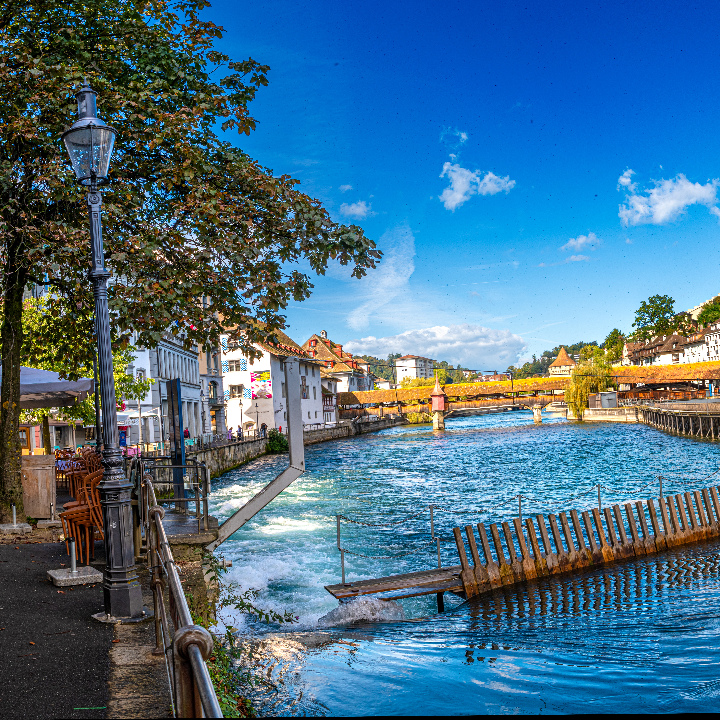
#> input picture A2/Q4/panorama_dataset/image1.png, 720 x 720 px; its folder holds 6 pictures in this run
$ python code.py
#> lines starting #> are read from the running program, lines starting #| are printed output that depends on the picture; after the words box and inside, x2 and y2 are one past the last pixel; in counts of white or black regions, pixels touching at a corner belong together
import cv2
import matplotlib.pyplot as plt
import os
from glob import glob


# 4.1


# Step 1: Load the first two images from the dataset
image_dir = 'panorama_dataset/'
image_paths = sorted(glob(os.path.join(image_dir, '*.png')))
img1_path, img2_path = image_paths[0], image_paths[1]

img1 = cv2.imread('panorama_dataset/image1.png')
#> img1 is the input picture: shape (720, 720, 3); mean B, G, R 136.3, 110.7, 71.3
img2 = cv2.imread('panorama_dataset/image2.png')
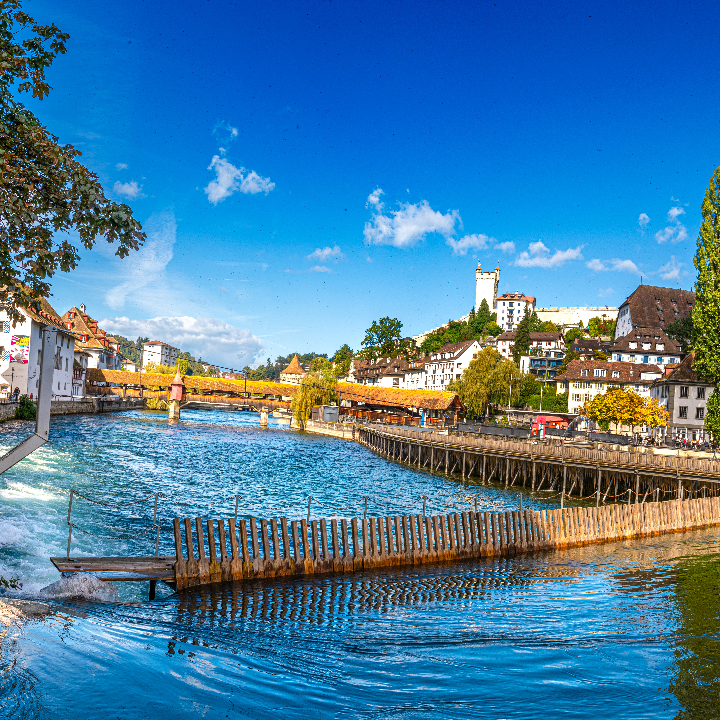
#> input picture A2/Q4/panorama_dataset/image2.png, 720 x 720 px
#> img2 is the input picture: shape (720, 720, 3); mean B, G, R 161.2, 125.1, 71.3

gray1 = cv2.cvtColor(img1, cv2.COLOR_BGR2GRAY)
gray2 = cv2.cvtColor(img2, cv2.COLOR_BGR2GRAY)
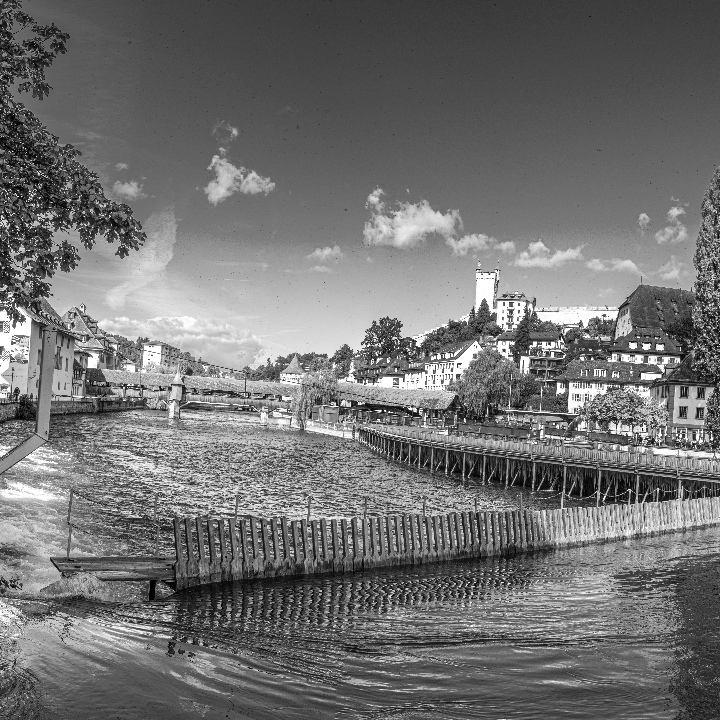
#> gray2: shape (720, 720); min 0, max 255, mean 113.1

# Step 2: Initialize SIFT
sift = cv2.SIFT_create()

# Step 3: Detect keypoints and compute descriptors
kp1, des1 = sift.detectAndCompute(gray1, None)
#> kp1 = 5890 keypoints; strongest (x, y, size): (180, 282, 1.9), (695, 382, 2.4), (686, 318, 1.9), (707, 381, 2.1)
kp2, des2 = sift.detectAndCompute(gray2, None)
#> kp2 = 4510 keypoints; strongest (x, y, size): (504, 350, 2.2), (380, 411, 2), (633, 346, 4.5), (646, 347, 4.5)

# Step 4: Draw keypoints on images
img1_kp = cv2.drawKeypoints(img1, kp1, None, flags=cv2.DRAW_MATCHES_FLAGS_DRAW_RICH_KEYPOINTS)
img2_kp = cv2.drawKeypoints(img2, kp2, None, flags=cv2.DRAW_MATCHES_FLAGS_DRAW_RICH_KEYPOINTS)
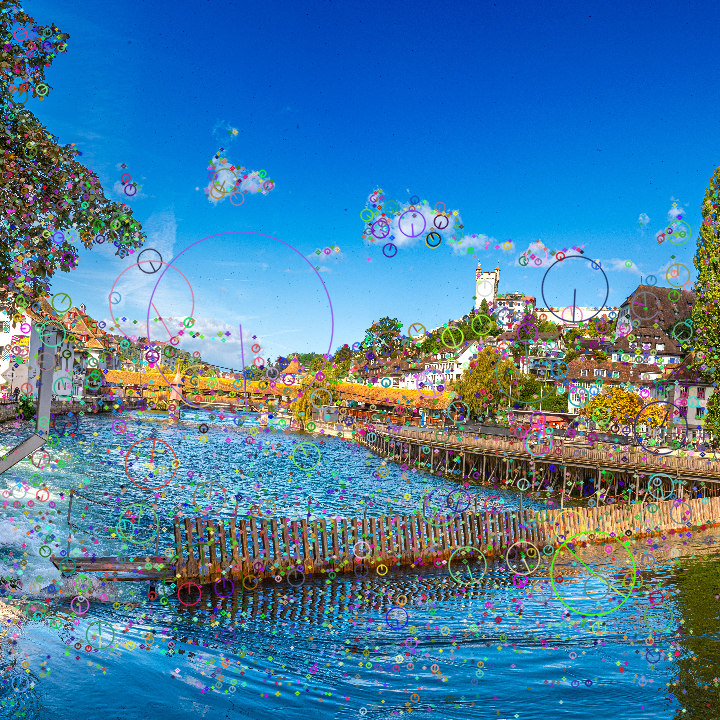
#> img2_kp: shape (720, 720, 3); mean B, G, R 160.7, 125, 73.2

# Convert for matplotlib (BGR → RGB)
img1_kp = cv2.cvtColor(img1_kp, cv2.COLOR_BGR2RGB)
img2_kp = cv2.cvtColor(img2_kp, cv2.COLOR_BGR2RGB)

# Step 5: Display
plt.figure(figsize=(16, 6))

plt.subplot(1, 2, 1)
plt.imshow(img1_kp)
plt.title('Keypoints in Image 1')
plt.axis('off')

plt.subplot(1, 2, 2)
plt.imshow(img2_kp)
plt.title('Keypoints in Image 2')
plt.axis('off')

plt.tight_layout()
plt.show()


# 4.2


import cv2
import numpy as np
import matplotlib.pyplot as plt

# Use gray images, keypoints and descriptors from earlier steps
# gray1, gray2, kp1, des1, kp2, des2 are assumed to already exist

# === BRUTEFORCE MATCHING ===
bf = cv2.BFMatcher()
bf_matches = bf.knnMatch(des1, des2, k=2)
#> bf_matches = 5890 matches

# Apply Lowe's ratio test
bf_good = []
for m, n in bf_matches:
    if m.distance < 0.75 * n.distance:
        bf_good.append(m)
#> after the loop, bf_good = 667 matches

# Draw matches
bf_result = cv2.drawMatches(img1, kp1, img2, kp2, bf_good[:50], None,
                            flags=cv2.DrawMatchesFlags_NOT_DRAW_SINGLE_POINTS)
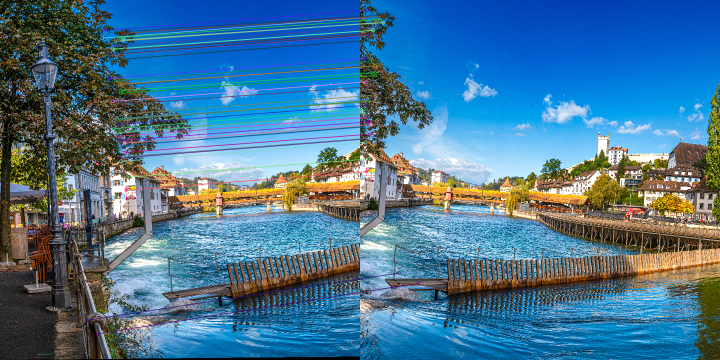
#> bf_result: shape (720, 1440, 3) (shown at 1/2 size); mean B, G, R 147.1, 117.5, 72.8

# === FLANN MATCHING ===
FLANN_INDEX_KDTREE = 1
index_params = dict(algorithm=FLANN_INDEX_KDTREE, trees=5)
search_params = dict(checks=50)

flann = cv2.FlannBasedMatcher(index_params, search_params)
flann_matches = flann.knnMatch(des1, des2, k=2)
#> flann_matches = 5890 matches

# Apply Lowe's ratio test
flann_good = []
for m, n in flann_matches:
    if m.distance < 0.7 * n.distance:
        flann_good.append(m)
#> after the loop, flann_good = 609 matches

# Draw matches
flann_result = cv2.drawMatches(img1, kp1, img2, kp2, flann_good[:50], None,
                               flags=cv2.DrawMatchesFlags_NOT_DRAW_SINGLE_POINTS)

# === DISPLAY RESULTS ===
plt.figure(figsize=(20, 10))

plt.subplot(1, 2, 1)
plt.imshow(cv2.cvtColor(bf_result, cv2.COLOR_BGR2RGB))
plt.title(f"BruteForce Matches: {len(bf_good)}")
plt.axis('off')

plt.subplot(1, 2, 2)
plt.imshow(cv2.cvtColor(flann_result, cv2.COLOR_BGR2RGB))
plt.title(f"FLANN Matches: {len(flann_good)}")
plt.axis('off')

plt.tight_layout()
plt.show()
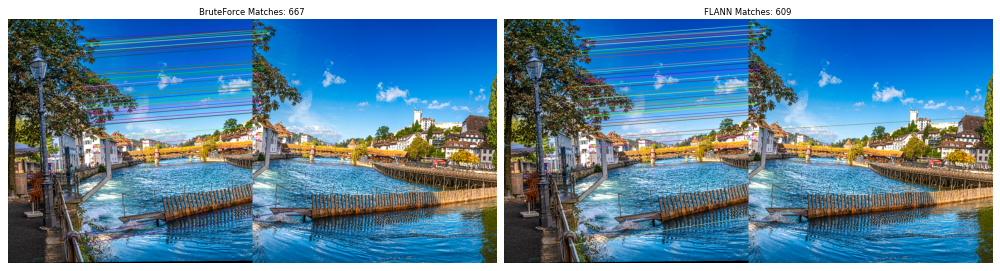
#> figure drawn by matplotlib, 2 panels


# 4.3


import numpy as np
import pandas as pd
import cv2
import os

# Compute Homography matrix (reuse src_pts, dst_pts from bf_good matches)
if len(bf_good) > 10:
    src_pts = np.float32([kp1[m.queryIdx].pt for m in bf_good]).reshape(-1, 1, 2)
#> src_pts = 667 rows, first 8: [173.1, 640.1], [195.1, 667.3], [204.1, 75.88], [207.7, 110.3], [207.7, 60.53], [216.3, 171.6], [216.3, 171.6], [217.4, 109]
    dst_pts = np.float32([kp2[m.trainIdx].pt for m in bf_good]).reshape(-1, 1, 2)
#> dst_pts = 667 rows, first 8: [77.17, 545.5], [116.8, 566], [8.88, 34.86], [8.07, 69.48], [14.21, 20.31], [7.54, 131.4], [7.54, 131.4], [16.55, 69.75]

    H, mask = cv2.findHomography(src_pts, dst_pts, cv2.RANSAC, 5.0)
#> H = [[0.899, -0.131, -164.4], [0.143, 0.991, -69.44], [-1.27e-07, 3.61e-07, 1]]; mask = 667 values, max 1 at index 2, min 0 at index 0, mean 0.972

    # Save Homography matrix to CSV
    homography_df = pd.DataFrame(H)
#> homography_df = table of 3 rows and 3 columns
    csv_path = "homography_matrix.csv"
    homography_df.to_csv(csv_path, index=False, header=False)

    print(f"✅ Homography matrix saved to {csv_path}")
    print(H)
#| [[ 8.99023648e-01 -1.31282351e-01 -1.64442160e+02]
#|  [ 1.43181983e-01  9.90713798e-01 -6.94375873e+01]
#|  [-1.27005663e-07  3.60663555e-07  1.00000000e+00]]

else:
    print("Not enough matches to estimate homography.")


# 4.4


import cv2
import numpy as np
import matplotlib.pyplot as plt

# Load input images
img1 = cv2.imread('panorama_dataset/image1.png')
img2 = cv2.imread('panorama_dataset/image2.png')

# Convert to grayscale
gray1 = cv2.cvtColor(img1, cv2.COLOR_BGR2GRAY)
gray2 = cv2.cvtColor(img2, cv2.COLOR_BGR2GRAY)

# Detect SIFT keypoints and descriptors
sift = cv2.SIFT_create()
kp1, des1 = sift.detectAndCompute(gray1, None)
kp2, des2 = sift.detectAndCompute(gray2, None)

# BruteForce matcher + Lowe’s ratio test
bf = cv2.BFMatcher()
matches = bf.knnMatch(des1, des2, k=2)
#> matches = 5890 matches
good = [m for m, n in matches if m.distance < 0.75 * n.distance]
#> good = 667 matches

# Warp both images into common space if enough matches
if len(good) > 10:
    src_pts = np.float32([kp1[m.queryIdx].pt for m in good]).reshape(-1, 1, 2)
    dst_pts = np.float32([kp2[m.trainIdx].pt for m in good]).reshape(-1, 1, 2)

    H, _ = cv2.findHomography(src_pts, dst_pts, cv2.RANSAC, 5.0)

    h1, w1 = img1.shape[:2]
#> h1 = 720; w1 = 720
    h2, w2 = img2.shape[:2]
#> h2 = 720; w2 = 720

    # Compute bounding canvas size
    corners_img1 = np.float32([[0, 0], [0, h1], [w1, h1], [w1, 0]]).reshape(-1, 1, 2)
#> corners_img1 = [[0, 0], [0, 720], [720, 720], [720, 0]]
    corners_img2 = np.float32([[0, 0], [0, h2], [w2, h2], [w2, 0]]).reshape(-1, 1, 2)
#> corners_img2 = [[0, 0], [0, 720], [720, 720], [720, 0]]
    warped_corners = cv2.perspectiveTransform(corners_img1, H)
#> warped_corners = [[-164.4, -69.44], [-258.9, 643.7], [388.3, 746.8], [482.9, 33.66]]
    all_corners = np.concatenate((warped_corners, corners_img2), axis=0)
#> all_corners = [[-164.4, -69.44], [-258.9, 643.7], [388.3, 746.8], [482.9, 33.66], [0, 0], [0, 720], [720, 720], [720, 0]]

    [xmin, ymin] = np.int32(all_corners.min(axis=0).ravel())
#> xmin = -258; ymin = -69
    [xmax, ymax] = np.int32(all_corners.max(axis=0).ravel())
#> xmax = 720; ymax = 746
    translation = [-xmin, -ymin]
#> translation = [258, 69]
    warp_size = (xmax - xmin, ymax - ymin)
#> warp_size = (978, 815)

    # Apply translation matrix
    H_translate = np.array([[1, 0, translation[0]], [0, 1, translation[1]], [0, 0, 1]])
#> H_translate = [[1, 0, 258], [0, 1, 69], [0, 0, 1]]

    warped_img1 = cv2.warpPerspective(img1, H_translate @ H, warp_size)
    warped_img2 = np.zeros_like(warped_img1)
    warped_img2[translation[1]:translation[1]+h2, translation[0]:translation[0]+w2] = img2

    # Plot warped images side-by-side
    plt.figure(figsize=(20, 10))

    plt.subplot(1, 2, 1)
    plt.imshow(cv2.cvtColor(warped_img1, cv2.COLOR_BGR2RGB))
    plt.title("Warped Image 1")
    plt.axis('off')

    plt.subplot(1, 2, 2)
    plt.imshow(cv2.cvtColor(warped_img2, cv2.COLOR_BGR2RGB))
    plt.title("Warped Image 2")
    plt.axis('off')

    plt.tight_layout()
    plt.savefig("warped_images.png")
    plt.show()

else:
    print("Not enough good matches to compute homography.")


# 4.5


import cv2
import numpy as np
import matplotlib.pyplot as plt

# Load the two images
img1 = cv2.imread('panorama_dataset/image1.png')
img2 = cv2.imread('panorama_dataset/image2.png')

# Convert to grayscale for SIFT
gray1 = cv2.cvtColor(img1, cv2.COLOR_BGR2GRAY)
gray2 = cv2.cvtColor(img2, cv2.COLOR_BGR2GRAY)

# Detect keypoints and descriptors using SIFT
sift = cv2.SIFT_create()
kp1, des1 = sift.detectAndCompute(gray1, None)
kp2, des2 = sift.detectAndCompute(gray2, None)

# BruteForce matcher + Lowe’s ratio test
bf = cv2.BFMatcher()
matches = bf.knnMatch(des1, des2, k=2)
good = [m for m, n in matches if m.distance < 0.75 * n.distance]

if len(good) > 10:
    # Estimate homography using RANSAC
    src_pts = np.float32([kp1[m.queryIdx].pt for m in good]).reshape(-1, 1, 2)
    dst_pts = np.float32([kp2[m.trainIdx].pt for m in good]).reshape(-1, 1, 2)
    H, _ = cv2.findHomography(src_pts, dst_pts, cv2.RANSAC, 5.0)

    h1, w1 = img1.shape[:2]
    h2, w2 = img2.shape[:2]

    # Determine output canvas size
    corners_img1 = np.float32([[0, 0], [0, h1], [w1, h1], [w1, 0]]).reshape(-1, 1, 2)
    warped_corners = cv2.perspectiveTransform(corners_img1, H)
    corners_img2 = np.float32([[0, 0], [0, h2], [w2, h2], [w2, 0]]).reshape(-1, 1, 2)

    all_corners = np.concatenate((warped_corners, corners_img2), axis=0)
    [xmin, ymin] = np.int32(all_corners.min(axis=0).ravel())
    [xmax, ymax] = np.int32(all_corners.max(axis=0).ravel())
    translation = [-xmin, -ymin]
    panorama_size = (xmax - xmin, ymax - ymin)
#> panorama_size = (978, 815)

    # Warp img1 and place img2 on the canvas
    H_translation = np.array([[1, 0, translation[0]], [0, 1, translation[1]], [0, 0, 1]])
#> H_translation = [[1, 0, 258], [0, 1, 69], [0, 0, 1]]
    result = cv2.warpPerspective(img1, H_translation @ H, panorama_size)
    result[translation[1]:h2 + translation[1], translation[0]:w2 + translation[0]] = img2

    # Save uncropped version
    cv2.imwrite("panorama_uncropped.png", result)

    # Crop out black regions
    gray_result = cv2.cvtColor(result, cv2.COLOR_BGR2GRAY)
    _, thresh = cv2.threshold(gray_result, 1, 255, cv2.THRESH_BINARY)
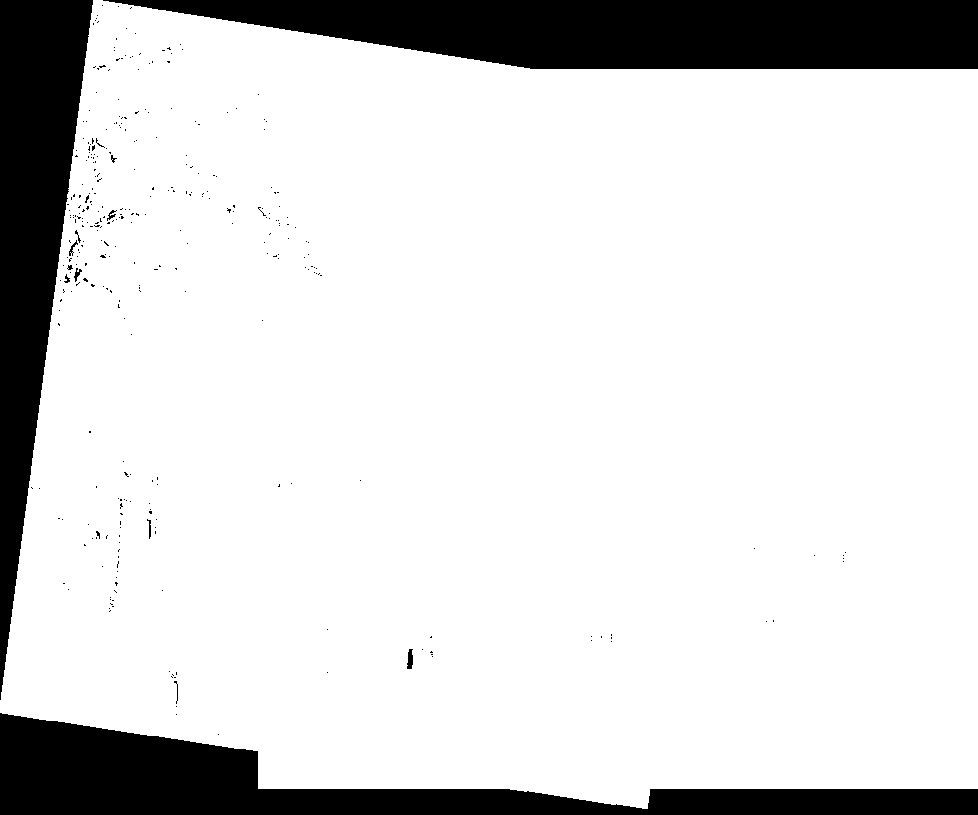
#> thresh: shape (815, 978); 85.2% white; 338 black regions (326 under 20 px)
    contours, _ = cv2.findContours(thresh, cv2.RETR_EXTERNAL, cv2.CHAIN_APPROX_SIMPLE)
#> contours = 1 contour; box (x1, y1, x2, y2) and area: (0, 0, 978, 809) 678402
    x, y, w, h = cv2.boundingRect(contours[0])
#> x = 0; y = 0; w = 978; h = 809
    cropped = result[y:y + h, x:x + w]
    cv2.imwrite("panorama_cropped.png", cropped)

    # Display results
    plt.figure(figsize=(20, 10))
    plt.subplot(1, 2, 1)
    plt.imshow(cv2.cvtColor(result, cv2.COLOR_BGR2RGB))
    plt.title("Stitched Panorama (Uncropped)")
    plt.axis('off')

    plt.subplot(1, 2, 2)
    plt.imshow(cv2.cvtColor(cropped, cv2.COLOR_BGR2RGB))
    plt.title("Final Cropped Panorama")
    plt.axis('off')

    plt.tight_layout()
    plt.show()
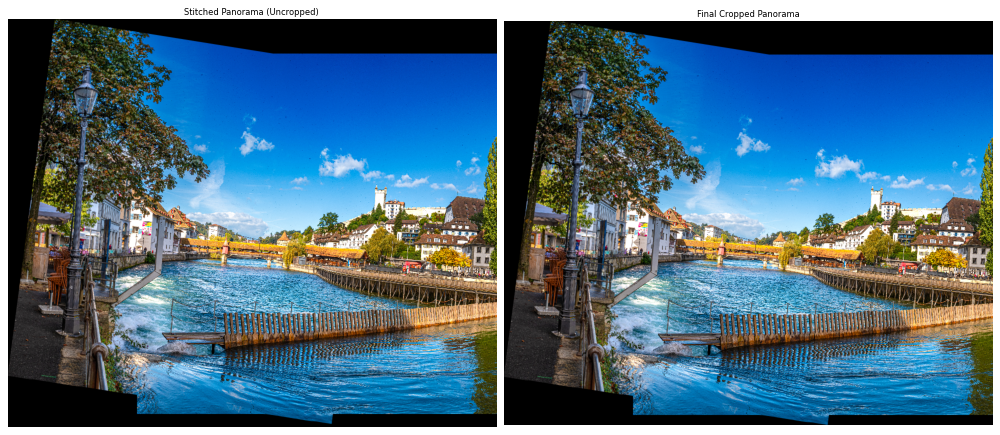
#> figure drawn by matplotlib, 2 panels

else:
    print("Not enough good matches to compute homography.")
